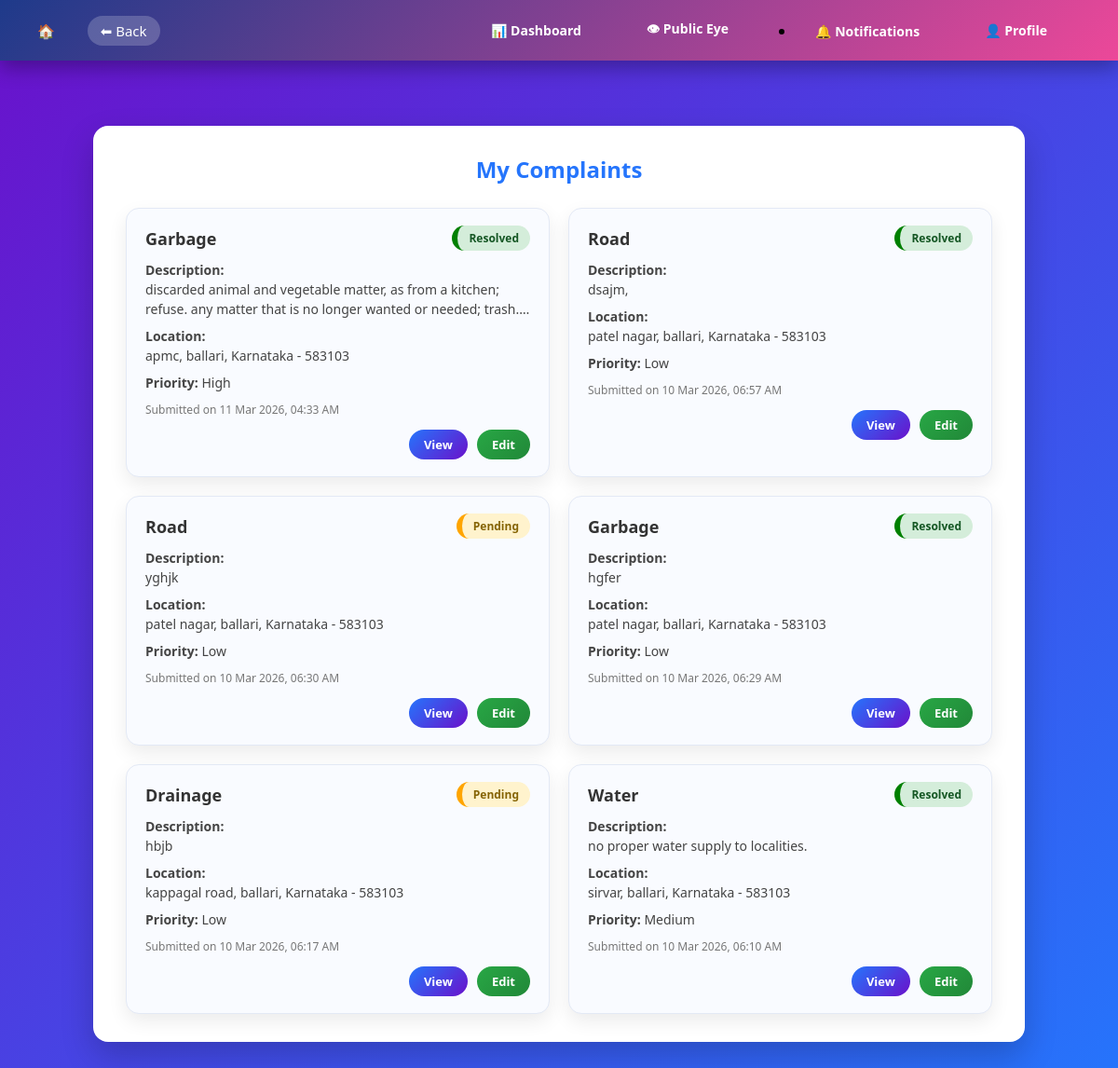
Screenshot of /my-complaints/ (signed in) with the database file from the repository.
### complaints/models.py (models this page shows, shortened)
class Complaint(models.Model):
    STATUS_CHOICES = [
        ('Pending', 'Pending'),
        ('In Progress', 'In Progress'),
        ('Resolved', 'Resolved'),
    ]
    PRIORITY_CHOICES = [
        ('Low', 'Low'),
        ('Medium', 'Medium'),
        ('High', 'High'),
    ]
    CATEGORY_CHOICES = [
        ('Water', 'Water'),
        ('Road', 'Road'),
        ('Electricity', 'Electricity'),
        ('Garbage', 'Garbage'),
        ('Street Light', 'Street Light'),
        ('Other', 'Other'),
    ]
    title = models.CharField(max_length=200)
    category = models.CharField(max_length=100, choices=CATEGORY_CHOICES)
    description = models.TextField()
    state = models.CharField(max_length=100, db_index=True)
    city = models.CharField(max_length=100, db_index=True)
    address = models.TextField(blank=True, null=True)
    zipcode = models.CharField(max_length=10)
    latitude = models.FloatField(null=True, blank=True)
    longitude = models.FloatField(null=True, blank=True)
    priority = models.CharField(
        max_length=10,
        choices=PRIORITY_CHOICES,
        default='Low',
        db_index=True
    )
    image = models.ImageField(upload_to='complaints/', null=True, blank=True)
    status = models.CharField(
        max_length=20,
        choices=STATUS_CHOICES,
        default='Pending',
        db_index=True
    )
    user = models.ForeignKey(
        User,
        on_delete=models.CASCADE,
        related_name='complaints'
    )
    created_at = models.DateTimeField(auto_now_add=True, db_index=True)
    updated_at = models.DateTimeField(auto_now=True)
    class Meta:
        ordering = ['-created_at']
        verbose_name = "User Complaint"
        verbose_name_plural = "User Complaints"

### complaints/views.py (the view)
# urls.py: path('my-complaints/', views.my_complaints, name='my_complaints'),
@login_required
def my_complaints(request):
    complaints = Complaint.objects.filter(user=request.user).order_by('-created_at')
    return render(request, 'complaints/my_complaints.html', {
        'complaints': complaints
    })

### complaints/views.py (called while the page is built)
def notification_count(request):
    if request.user.is_authenticated:
        count = Notification.objects.filter(
            user=request.user,
            is_read=False
        ).count()
    else:
        count = 0
    return {'notification_count': count}

### complaints/templates/complaints/my_complaints.html (shortened to what this page needs)
{% load static %}
<!DOCTYPE html>
<html>
<head>
    <link rel="stylesheet" href="{% static 'complaints/style.css' %}">
</head>
<body>
{% include 'complaints/navbar.html' %}
<div class="container">
    <h2>My Complaints</h2>
    {% if complaints %}
        <div class="complaint-list">
            {% for complaint in complaints %}
            <div class="complaint-card">
                <div class="complaint-header">
                    <h3>{{ complaint.category }}</h3>
                    <span class="status {{ complaint.status|lower }}">
                        {{ complaint.status }}
                    </span>
                </div>
                <p>
                    <strong>Description:</strong><br>
                    {{ complaint.description|truncatechars:120 }}
                </p>
                <p>
                    <strong>Location:</strong><br>
                    {{ complaint.address }}, {{ complaint.city }},
                    {{ complaint.state }} - {{ complaint.zipcode }}
                </p>
                <p><strong>Priority:</strong> {{ complaint.priority }}</p>
                <p class="date">
                    Submitted on {{ complaint.created_at|date:"d M Y, h:i A" }}
                </p>
                <div class="actions">
                    <a href="{% url 'complaint_detail' complaint.id %}" class="btn-view">
                        View
                    </a>
                    <a href="{% url 'edit_complaint' complaint.id %}" class="btn-edit">
                        Edit
                    </a>
                </div>
            </div>
            {% endfor %}
        </div>
    {% else %}
        <p style="text-align:center; font-size:16px; color:#555;">
            No complaints submitted yet.
        </p>
    {% endif %}
</div>
</body>
</html>

### complaints/static/complaints/style.css (style rules this page uses)
* { margin:0; padding:0; box-sizing:border-box; font-family:"Segoe UI",Tahoma,sans-serif; }
body { min-height:100vh; background:#f4f6fb; padding-top:70px; }
.pending { border-left:6px solid orange; }
.resolved { border-left:6px solid green; }
.complaint-card { background:white; padding:20px; border-radius:12px; box-shadow:0 4px 10px rgba(0,0,0,0.1); transition:0.3s; }

### complaints/templates/complaints/my_complaints.html (style rules this page uses)
body { background: linear-gradient(135deg, #6a11cb, #2575fc); font-family: "Segoe UI", sans-serif; margin: 0; padding: 0; }
.container { max-width: 1000px; margin: 60px auto; background: #fff; padding: 30px 35px; border-radius: 16px; box-shadow: 0 15px 35px rgba(0,0,0,0.2); animation: fadeIn 0.6s ease; }
h2 { text-align: center; color: #2575fc; margin-bottom: 25px; font-weight: 700; }
.complaint-list { display: grid; grid-template-columns: repeat(auto-fill, minmax(320px, 1fr)); gap: 20px; }
.complaint-card { background: #f9fbff; border-radius: 14px; padding: 18px 20px; border: 1px solid #e3e9f5; box-shadow: 0 8px 20px rgba(0,0,0,0.08); transition: 0.3s; }
.complaint-header { display: flex; justify-content: space-between; align-items: center; margin-bottom: 10px; }
.complaint-header h3 { margin: 0; font-size: 18px; color: #333; }
.status { padding: 5px 12px; border-radius: 20px; font-size: 12px; font-weight: 600; }
.status.pending { background: #fff3cd; color: #856404; }
.status.resolved { background: #d4edda; color: #155724; }
p { font-size: 14px; color: #444; margin: 8px 0; line-height: 1.5; }
.date { font-size: 12px; color: #777; margin-top: 10px; }
.actions { margin-top: 12px; display: flex; justify-content: flex-end; gap: 10px; }
.btn-view { display: inline-block; padding: 7px 16px; border-radius: 20px; background: linear-gradient(135deg, #2575fc, #6a11cb); color: #fff; text-decoration: none; font-size: 13px; font-weight: 600; transition: 0.3s; }
.btn-edit { display: inline-block; padding: 7px 16px; border-radius: 20px; background: linear-gradient(135deg, #28a745, #218838); color: #fff; text-decoration: none; font-size: 13px; font-weight: 600; transition: 0.3s; }

### complaints/templates/complaints/navbar.html (style rules this page uses)
body { padding-top:75px; }

### rows the page displays
Complaint: category "Garbage", status "Resolved", description "discarded animal and vegetable matter, as from a kitchen; refuse. any matter that is no longer wanted or needed; trash.…", address "apmc", city "ballari", state "Karnataka", zipcode "583103", priority "High", created_at "11 Mar 2026, 04:33 AM"
Complaint: category "Road", status "Resolved", description "dsajm,", address "patel nagar", city "ballari", state "Karnataka", zipcode "583103", priority "Low", created_at "10 Mar 2026, 06:57 AM"
Complaint: category "Road", status "Pending", description "yghjk", address "patel nagar", city "ballari", state "Karnataka", zipcode "583103", priority "Low", created_at "10 Mar 2026, 06:30 AM"
Complaint: category "Garbage", status "Resolved", description "hgfer", address "patel nagar", city "ballari", state "Karnataka", zipcode "583103", priority "Low", created_at "10 Mar 2026, 06:29 AM"
Complaint: category "Drainage", status "Pending", description "hbjb", address "kappagal road", city "ballari", state "Karnataka", zipcode "583103", priority "Low", created_at "10 Mar 2026, 06:17 AM"
Complaint: category "Water", status "Resolved", description "no proper water supply to localities.", address "sirvar", city "ballari", state "Karnataka", zipcode "583103", priority "Medium", created_at "10 Mar 2026, 06:10 AM"
